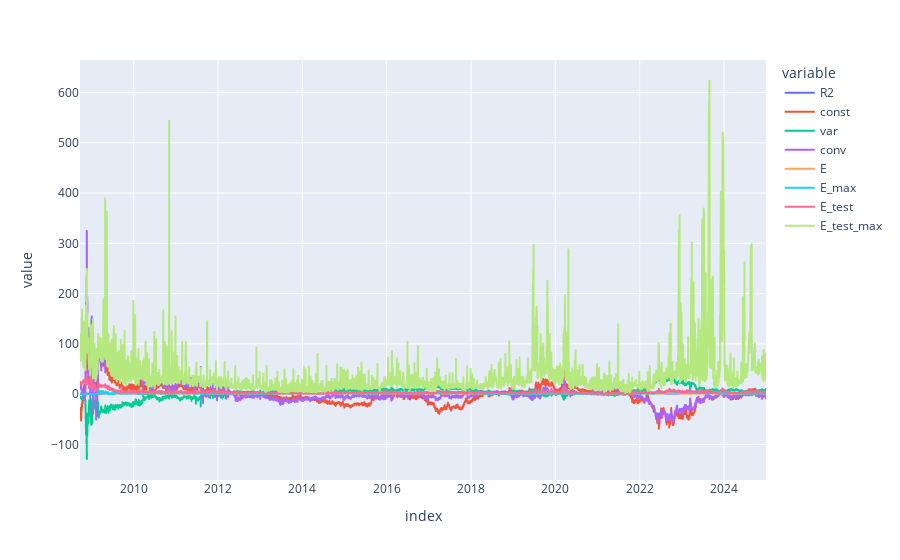

Notebook cell for this chart:
### Code cell
display(R.describe().loc[['mean', 'std', 'min', 'max']])
px.line(R)

### Figure 1 — Plotly figure (JSON) as saved in the notebook; plotly's stock layout.template omitted (floating-point values rounded to 4 significant figures; data arrays with more than 128 entries replaced by an {"elided": "..."} marker saying what was removed)
{"data": [{"hovertemplate": "variable=R2<br>index=%{x}<br>value=%{y}<extra></extra>", "legendgroup": "R2", "line": {"color": "#636efa", "dash": "solid"}, "marker": {"symbol": "circle"}, "mode": "lines", "name": "R2", "showlegend": true, "type": "scattergl", "x": {"elided": "4067 str values"}, "xaxis": "x", "y": {"elided": "4067 float values"}, "yaxis": "y"}, {"hovertemplate": "variable=const<br>index=%{x}<br>value=%{y}<extra></extra>", "legendgroup": "const", "line": {"color": "#EF553B", "dash": "solid"}, "marker": {"symbol": "circle"}, "mode": "lines", "name": "const", "showlegend": true, "type": "scattergl", "x": {"elided": "4067 str values"}, "xaxis": "x", "y": {"elided": "4067 float values"}, "yaxis": "y"}, {"hovertemplate": "variable=var<br>index=%{x}<br>value=%{y}<extra></extra>", "legendgroup": "var", "line": {"color": "#00cc96", "dash": "solid"}, "marker": {"symbol": "circle"}, "mode": "lines", "name": "var", "showlegend": true, "type": "scattergl", "x": {"elided": "4067 str values"}, "xaxis": "x", "y": {"elided": "4067 float values"}, "yaxis": "y"}, {"hovertemplate": "variable=conv<br>index=%{x}<br>value=%{y}<extra></extra>", "legendgroup": "conv", "line": {"color": "#ab63fa", "dash": "solid"}, "marker": {"symbol": "circle"}, "mode": "lines", "name": "conv", "showlegend": true, "type": "scattergl", "x": {"elided": "4067 str values"}, "xaxis": "x", "y": {"elided": "4067 float values"}, "yaxis": "y"}, {"hovertemplate": "variable=E<br>index=%{x}<br>value=%{y}<extra></extra>", "legendgroup": "E", "line": {"color": "#FFA15A", "dash": "solid"}, "marker": {"symbol": "circle"}, "mode": "lines", "name": "E", "showlegend": true, "type": "scattergl", "x": {"elided": "4067 str values"}, "xaxis": "x", "y": {"elided": "4067 float values"}, "yaxis": "y"}, {"hovertemplate": "variable=E_max<br>index=%{x}<br>value=%{y}<extra></extra>", "legendgroup": "E_max", "line": {"color": "#19d3f3", "dash": "solid"}, "marker": {"symbol": "circle"}, "mode": "lines", "name": "E_max", "showlegend": true, "type": "scattergl", "x": {"elided": "4067 str values"}, "xaxis": "x", "y": {"elided": "4067 float values"}, "yaxis": "y"}, {"hovertemplate": "variable=E_test<br>index=%{x}<br>value=%{y}<extra></extra>", "legendgroup": "E_test", "line": {"color": "#FF6692", "dash": "solid"}, "marker": {"symbol": "circle"}, "mode": "lines", "name": "E_test", "showlegend": true, "type": "scattergl", "x": {"elided": "4067 str values"}, "xaxis": "x", "y": {"elided": "4067 float values"}, "yaxis": "y"}, {"hovertemplate": "variable=E_test_max<br>index=%{x}<br>value=%{y}<extra></extra>", "legendgroup": "E_test_max", "line": {"color": "#B6E880", "dash": "solid"}, "marker": {"symbol": "circle"}, "mode": "lines", "name": "E_test_max", "showlegend": true, "type": "scattergl", "x": {"elided": "4067 str values"}, "xaxis": "x", "y": {"elided": "4067 float values"}, "yaxis": "y"}], "layout": {"legend": {"title": {"text": "variable"}, "tracegroupgap": 0}, "margin": {"t": 60}, "xaxis": {"anchor": "y", "domain": [0, 1], "title": {"text": "index"}}, "yaxis": {"anchor": "x", "domain": [0, 1], "title": {"text": "value"}}}}
